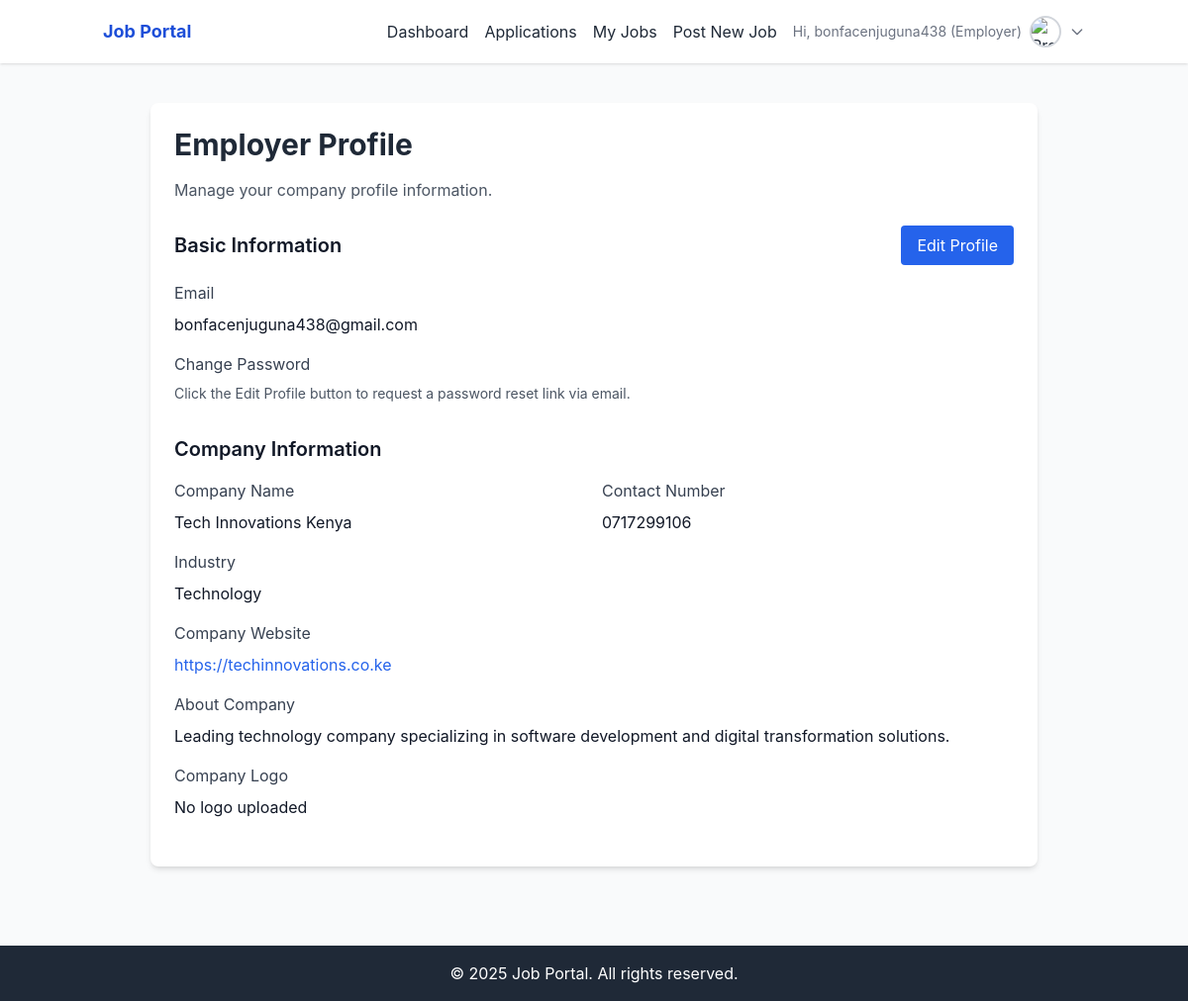
Screenshot of /dashboard/employer-profile.php (signed in) with the database file from the repository.
### tables this page shows
CREATE TABLE users (
  uuid CHAR(36) PRIMARY KEY,
  email VARCHAR(150) NOT NULL UNIQUE,
  password VARCHAR(255) NOT NULL,
  profile_picture VARCHAR(255),
  role ENUM('admin', 'employer', 'jobseeker') DEFAULT 'jobseeker',
  is_verified BOOLEAN DEFAULT FALSE,
  created_at TIMESTAMP DEFAULT CURRENT_TIMESTAMP,
  updated_at TIMESTAMP DEFAULT CURRENT_TIMESTAMP ON UPDATE CURRENT_TIMESTAMP,
  
  INDEX idx_email (email),
  INDEX idx_role (role)
);

CREATE TABLE employers (
  uuid CHAR(36) PRIMARY KEY,
  user_uuid CHAR(36) NOT NULL,
  company_name VARCHAR(150),
  contact_number VARCHAR(20),
  location VARCHAR(255),
  industry VARCHAR(100),
  website VARCHAR(255),  
  company_logo VARCHAR(255),
  about_company TEXT,
  created_at TIMESTAMP DEFAULT CURRENT_TIMESTAMP,
  updated_at TIMESTAMP DEFAULT CURRENT_TIMESTAMP ON UPDATE CURRENT_TIMESTAMP,
  
  INDEX idx_user_uuid (user_uuid),
  INDEX idx_industry (industry),
  
  FOREIGN KEY (user_uuid) REFERENCES users(uuid) ON DELETE CASCADE
);

### models/User.php (called while the page is built, shortened)
<?php
class User {
    private $conn;
    public function __construct($db) {
        $this->conn = $db;
    }
public function getUserProfile($userId) {
  $roleStmt = $this->conn->prepare("SELECT role FROM users WHERE uuid = ?");
  $roleStmt->bind_param("s", $userId);
  $roleStmt->execute();
  $roleResult = $roleStmt->get_result();
  $roleData = $roleResult->fetch_assoc();
  $role = $roleData['role'];
  if ($role === 'jobseeker') {
    $sql = "
      SELECT
        u.uuid,
        u.email,
        u.profile_picture,
        u.role,
        u.is_verified,
        u.created_at,
        js.uuid as jobseeker_uuid,
        js.fullName,
        js.phone,
        js.gender,
        js.dob,
        js.location,
        js.bio,
        js.professional_title,
        js.skills,
        js.education,
        js.resume_file,
        js.profile_completed
      FROM users u
      LEFT JOIN job_seekers js ON u.uuid = js.user_uuid
      WHERE u.uuid = ?
    ";
  } elseif ($role === 'employer') {
    $sql = "
      SELECT
        u.uuid,
        u.email,
        u.profile_picture,
        u.role,
        u.is_verified,
        u.created_at,
        e.uuid as employer_uuid,
        e.company_name,
        e.contact_number,
        e.location,
        e.industry,
        e.website,
        e.company_logo,
        e.about_company
      FROM users u
      LEFT JOIN employers e ON u.uuid = e.user_uuid
      WHERE u.uuid = ?
    ";
  } else {
    $sql = "SELECT * FROM users WHERE uuid = ?";
  }
  $stmt = $this->conn->prepare($sql);
  $stmt->bind_param("s", $userId);
  $stmt->execute();
  $result = $stmt->get_result();
  $profile = $result->fetch_assoc();
  return $profile;
}
}
?>

### public/dashboard/employer-profile.php (the view, shortened to what this page needs)
<?php
include __DIR__ . '/../../includes/employer-header.php';
?>
<div class="max-w-4xl mx-auto">
    <div class="bg-white rounded-lg shadow-md p-6 mb-6">
        <h1 class="text-3xl font-bold text-gray-800 mb-4">Employer Profile</h1>
        <p class="text-gray-600 mb-6">Manage your company profile information.</p>
        <div class="mb-6">
            <div class="flex justify-between items-center mb-4">
                <h2 class="text-xl font-semibold">Basic Information</h2>
                <button id="editProfileBtn"
                    class="bg-blue-600 text-white px-4 py-2 rounded hover:bg-blue-700 transition">
                    Edit Profile
                </button>
            </div>
            <div class="grid md:grid-cols-2 gap-4">
                <div>
                    <label class="block text-gray-700 mb-2">Email</label>
                    <p class="text-gray-900"><?php echo htmlspecialchars($profile['email'] ?? 'Not provided'); ?></p>
                </div>
                <div class="md:col-span-2">
                    <label class="block text-gray-700 mb-2">Change Password</label>
                    <p class="text-sm text-gray-600 mb-2">Click the Edit Profile button to request a password reset link
                        via email.</p>
                </div>
            </div>
        </div>
        <div class="mb-6">
            <h2 class="text-xl font-semibold mb-4">Company Information</h2>
            <div class="grid md:grid-cols-2 gap-4">
                <div>
                    <label class="block text-gray-700 mb-2">Company Name</label>
                    <p class="text-gray-900"><?php echo htmlspecialchars($profile['company_name'] ?? 'Not provided'); ?>
                    </p>
                </div>
                <div>
                    <label class="block text-gray-700 mb-2">Contact Number</label>
                    <p class="text-gray-900">
                        <?php echo htmlspecialchars($profile['contact_number'] ?? 'Not provided'); ?></p>
                </div>
                <div>
                    <label class="block text-gray-700 mb-2">Industry</label>
                    <p class="text-gray-900">
                        <?php echo htmlspecialchars(ucfirst($profile['industry'] ?? 'Not provided')); ?></p>
                </div>
                <div class="md:col-span-2">
                    <label class="block text-gray-700 mb-2">Company Website</label>
                    <p class="text-gray-900">
                        <?php if (!empty($profile['website'])): ?>
                        <a href="<?php echo htmlspecialchars($profile['website']); ?>" target="_blank"
                            class="text-blue-600 hover:underline">
                            <?php echo htmlspecialchars($profile['website']); ?>
                        </a>
                        <?php else: ?>
                        Not provided
                        <?php endif; ?>
                    </p>
                </div>
                <div class="md:col-span-2">
                    <label class="block text-gray-700 mb-2">About Company</label>
                    <p class="text-gray-900">
                        <?php echo htmlspecialchars($profile['about_company'] ?? 'Not provided'); ?></p>
                </div>
                <div>
                    <label class="block text-gray-700 mb-2">Company Logo</label>
                    <?php if (!empty($profile['company_logo'])): ?>
                    <img src="<?php echo htmlspecialchars($profile['company_logo']); ?>" alt="Company Logo"
                        class="w-20 h-20 rounded-full object-cover">
                    <?php else: ?>
                    <p class="text-gray-900">No logo uploaded</p>
                    <?php endif; ?>
                </div>
            </div>
        </div>
    </div>
</div>
<?php include __DIR__ . '/../../includes/footer.php'; ?>

### css/styles.css (style rules this page uses)
:root { --primary: #3b82f6; --primary-hover: #2563eb; --primary-light: #dbeafe; --gray-50: #f9fafb; --gray-100: #f3f4f6; --gray-200: #e5e7eb; --gray-300: #d1d5db; --gray-400: #9ca3af; --gray-500: #6b7280; --gray-600: #4b5563; --gray-700: #374151; --gray-800: #1f2937; --gray-900: #111827; --success: #22c55e; --error: #ef4444; --error-light: #fee2e2; --font-family: "Inter", -apple-system, BlinkMacSystemFont, "Segoe UI", Roboto, sans-serif; --font-size-sm: 0.875rem; --font-size-base: 1rem; --font-size-lg: 1.125rem; --font-size-xl: 1.25rem; --font-size-2xl: 1.5rem; --font-size-3xl: 1.875rem; --font-size-4xl: 2.25rem; --font-size-5xl: 3rem; --spacing-2: 0.5rem; --spacing-3: 0.75rem; --spacing-4: 1rem; --spacing-5: 1.25rem; --spacing-6: 1.5rem; --spacing-8: 2rem; --spacing-10: 2.5rem; --spacing-12: 3rem; --radius: 0.25rem; --radius-lg: 0.5rem; --radius-xl: 0.75rem; --shadow: 0 1px 3px 0 rgb(0 0 0 / 0.1), 0 1px 2px -1px rgb(0 0 0 / 0.1); --shadow-md: 0 4px 6px -1px rgb(0 0 0 / 0.1), 0 2px 4px -2px rgb(0 0 0 / 0.1); }
* { box-sizing: border-box; }
body { font-family: var(--font-family); font-size: var(--font-size-base); line-height: 1.5; color: var(--gray-900); background-color: var(--gray-50); margin: 0; padding: 0; }
h1, h2, h3, h4, h5, h6 { color: var(--gray-900); font-weight: 600; line-height: 1.25; margin: 0 0 var(--spacing-4) 0; }
h1 { font-size: var(--font-size-4xl); }
h2 { font-size: var(--font-size-3xl); }
a { color: var(--primary-600); text-decoration: none; transition: color 0.2s ease; }
.flex { display: flex; }
.items-center { align-items: center; }
.justify-between { justify-content: space-between; }
.gap-4 { gap: var(--spacing-4); }
.max-w-4xl { max-width: 56rem; }
.px-4 { padding-left: var(--spacing-4); padding-right: var(--spacing-4); }
.mb-4 { margin-bottom: var(--spacing-4); }
.mb-6 { margin-bottom: var(--spacing-6); }
.p-6 { padding: var(--spacing-6); }
.rounded { border-radius: var(--radius); }
.rounded-lg { border-radius: var(--radius-lg); }
.bg-white { background-color: white; }
.bg-gray-50 { background-color: var(--gray-50); }
.text-white { color: white; }
.text-gray-600 { color: var(--gray-600); }
.text-gray-700 { color: var(--gray-700); }
.text-gray-800 { color: var(--gray-800); }
.text-blue-600 { color: var(--primary-600); }
.font-bold { font-weight: 700; }
.font-semibold { font-weight: 600; }
.shadow-md { box-shadow: var(--shadow-md); }
.transition { transition-property: color, background-color, border-color, text-decoration-color, fill, stroke, opacity, box-shadow, transform, filter, backdrop-filter; transition-timing-function: cubic-bezier(0.4, 0, 0.2, 1); transition-duration: 150ms; }
.grid { display: grid; }
.md\:grid-cols-2 { grid-template-columns: repeat(2, minmax(0, 1fr)); }
.mx-auto { margin-left: auto; margin-right: auto; }
.text-3xl { font-size: var(--font-size-3xl); }

### rows the page displays
users: role+email "bonfacenjuguna438@gmail.com", role.company_name "Tech Innovations Kenya", role.contact_number "0717299106", role.industry "Technology", role.website "https://techinnovations.co.ke", role.about_company "Leading technology company specializing in software development and digital transformation solutions."

### other values shown
$_SESSION['user_name'] "bonfacenjuguna438"
